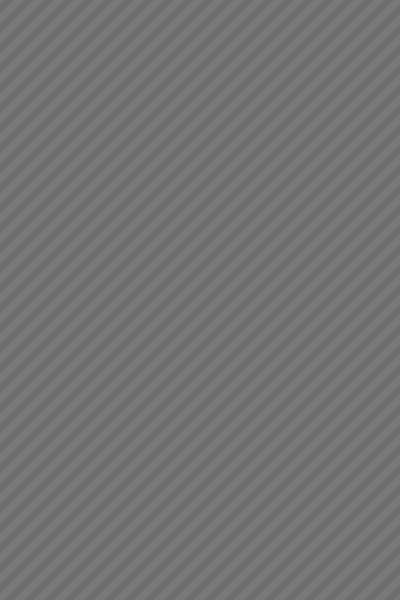
Frame 1 (no input)
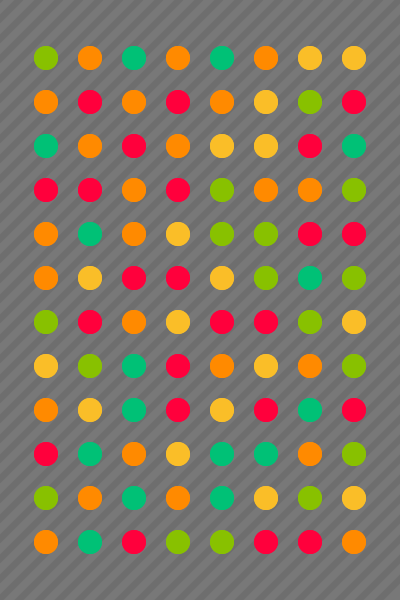
Frame 60 (the mouse pressed at the canvas centre just before this capture)
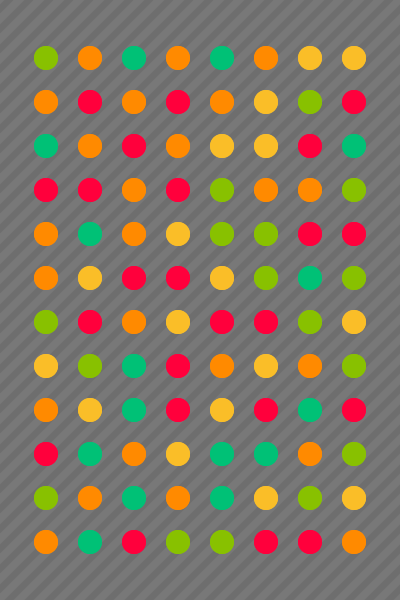
Frame 120 (the mouse held since frame 60 and released just before this capture)

The Processing sketch that drew these frames (run headless with seeded random() and noise(); from frame 60 on, the mouse is pressed at the canvas centre):

// Processing sketch: Supercandi
// ── Supercandi.pde
boolean click;
Level level;
int pallete[] = {
  #FF003C, 
  #FF8A00, 
  #FABE28, 
  #88C100, 
  #00C176
};

void setup() {
  size(400, 600);
  level = new Level();
}

void draw() {
  background(160-40);

  int sep = 10;
  stroke(150-40);
  strokeWeight(sep*0.66);
  for (int i = ( (frameCount/2)% (sep*2))-sep; i < width+height; i+=sep*2) {
    line(-2, i, i, -2);
  }

  level.update();
  level.show();
  click = false;
}
void keyPressed() {
  if (key == 'r') level.generate();
}

void mousePressed() {
  click = true;
}

class Level {
  ArrayList<Candy> candys;
  boolean calculate, full;
  Candy tiles[][];
  int w, h;
  Level() {
    w = 8;
    h = 12;
    generate();
  }
  void update() {
    for (int i = 0; i < candys.size (); i++) {
      Candy c = candys.get(i);
      c.update();
      if (c.remove) removeCandy(c);
      if (candys.size() == w*h) full = true;
      else full = false;
    }

    if (full && calculate) {
      clearGroups();
      calculate = false;
    }

    for (int i = 0; i < w; i++) {
      if (tiles[i][0] == null) {
        addCandy(i, 0);
      }
    }

    show();
  }
  void show() {
    for (int i = 0; i < candys.size (); i++) {
      Candy c = candys.get(i);
      c.show();
    }
  }
  void generate() {
    tiles = new Candy[w][h];
    candys = new ArrayList<Candy>();
    for (int j = 0; j < h; j++) {
      for (int i = 0; i < w; i++) {
        addCandy(i, j);
      }
    }
    clearMovement();
  }

  void clearMovement() {
    boolean clear = false;
    while (!clear) {
      clear = true;
      for (int j = 0; j < h; j++) {
        for (int i = 0; i < w; i++) {
          int t = tiles[i][j].type;
          if ((i > 0 && i < w-1 && t == tiles[i-1][j].type && t == tiles[i+1][j].type) ||
            (j > 0 && j < h-1 && t == tiles[i][j-1].type && t == tiles[i][j+1].type)) {
            int nt = int(random(pallete.length));
            while (nt == t) nt = int(random(pallete.length));
            tiles[i][j].changeType(nt);
            clear = false;
          }
        }
      }
    }
  }

  void clearGroups() {
    for (int j = 0; j < h; j++) {
      for (int i = 0; i < w; i++) {
        int t = tiles[i][j].type;
        if (i > 0 && i < w-1 && t == tiles[i-1][j].type && t == tiles[i+1][j].type) {
          tiles[i-1][j].hidden();
          tiles[i][j].hidden();
          tiles[i+1][j].hidden();
        }
        if (j > 0 && j < h-1 && t == tiles[i][j-1].type && t == tiles[i][j+1].type) {
          tiles[i][j-1].hidden();
          tiles[i][j].hidden();
          tiles[i][j+1].hidden();
        }
      }
    }
  }

  void addCandy(int x, int y) {
    Candy c = new Candy(this, x, y);
    tiles[x][y] = c;
    candys.add(c);
  }

  void removeCandy(Candy c) {
    candys.remove(c);
    tiles[c.tx][c.ty] = null;
  }

  void setTile(int tx, int ty, Candy c) {
    tiles[tx][ty] = c;
    calculate = true;
  }

  PVector getPositionCandy(int x, int y) {
    float sep = min(width/(w+1), height/(h+1));
    float dx = (width-sep*(w-1))/2;
    float dy = (height-sep*(h-1))/2;
    return new PVector((x)*sep+dx, (y)*sep+dy);
  }
}

class Candy {
  boolean on, drag;
  boolean hide, remove;
  color col; 
  float x, y, s, cx, cy, vx, vy;
  int tx, ty;
  int type;
  float timeOn, timeHide; 
  Level parent;
  Candy(Level parent, int tx, int ty) {
    this.parent = parent; 
    this.tx = tx; 
    this.ty = ty;
    updatePosition();
    x = cx;
    y = -100;
    s = 24;
    type = int(random(pallete.length));
    col = color(pallete[type]);
  }
  void update() {
    if (abs(x-mouseX)+abs(y-mouseY) < s) {
      on = true;
      timeOn += 1./20;
      if (timeOn > 1) timeOn = 1;
      if (click) drag = true;
    } else {
      on = false;
      timeOn -= 1./20;
      if (timeOn < 0) timeOn = 0;
    }
    if (!mousePressed) {
      if (drag) {
        drag = false;
        calculateChange();
      }
    }

    if (hide) {
      timeHide -= 1./15;
      if (timeHide < 0) {
        timeHide = 0;
        remove = true;
      }
    }

    if (drag) {
      x = mouseX;
      y = mouseY;
      //remove();
    } else {
      if (ty < parent.h-1 && parent.tiles[tx][ty+1] == null) {
        parent.setTile(tx, ty, null);
        ty++;
        parent.setTile(tx, ty, this);
        updatePosition();
      }

      vx += (cx-x)*0.12;
      vy += (cy-y)*0.12;
      vx *= 0.72;
      vy *= 0.72;

      x += vx;
      y += vy;
    }
  }
  void show() {
    if (timeOn > 0) {
      stroke(240);
      strokeWeight(sin(timeOn*PI*0.75)*5);
    } else {
      noStroke();
    }
    fill(col);

    float ss = s;
    if (hide) {
      fill(lerpColor(col, color(255), sin(PI/2*timeHide))); 
      ss = sin(PI*0.75*timeHide)*this.s;
    }
    ellipse(x, y, ss, ss);
  }

  void changeType(int t) {
    type = t;
    col = color(pallete[type]);
  }

  void updatePosition() {
    PVector pos = parent.getPositionCandy(tx, ty);
    cx = pos.x;
    cy = pos.y;
    parent.setTile(tx, ty, this);
  }

  void calculateChange() {
    int ax = tx;
    int ay = ty;
    Candy nears[] = new Candy[4];
    if (tx > 0) nears[0] = parent.tiles[tx-1][ty];
    if (tx < parent.w-1) nears[1] = parent.tiles[tx+1][ty];
    if (ty > 0) nears[2] = parent.tiles[tx][ty-1];
    if (ty < parent.h-1) nears[3] = parent.tiles[tx][ty+1];
    for (int i = 0; i < 4; i++) {
      Candy c = nears[i];
      if (c == this || c == null) continue;
      if (abs(c.x-x)+abs(c.y-y) < s) {
        tx = c.tx;
        ty = c.ty;
        updatePosition();
        c.tx = ax;
        c.ty = ay;
        c.updatePosition();
        break;
      }
    }
  }

  void hidden() {
    hide = true;
    timeHide = 1;
  }

  void remove() {
    remove = true;
    parent.tiles[tx][ty] = null;
  }
}
